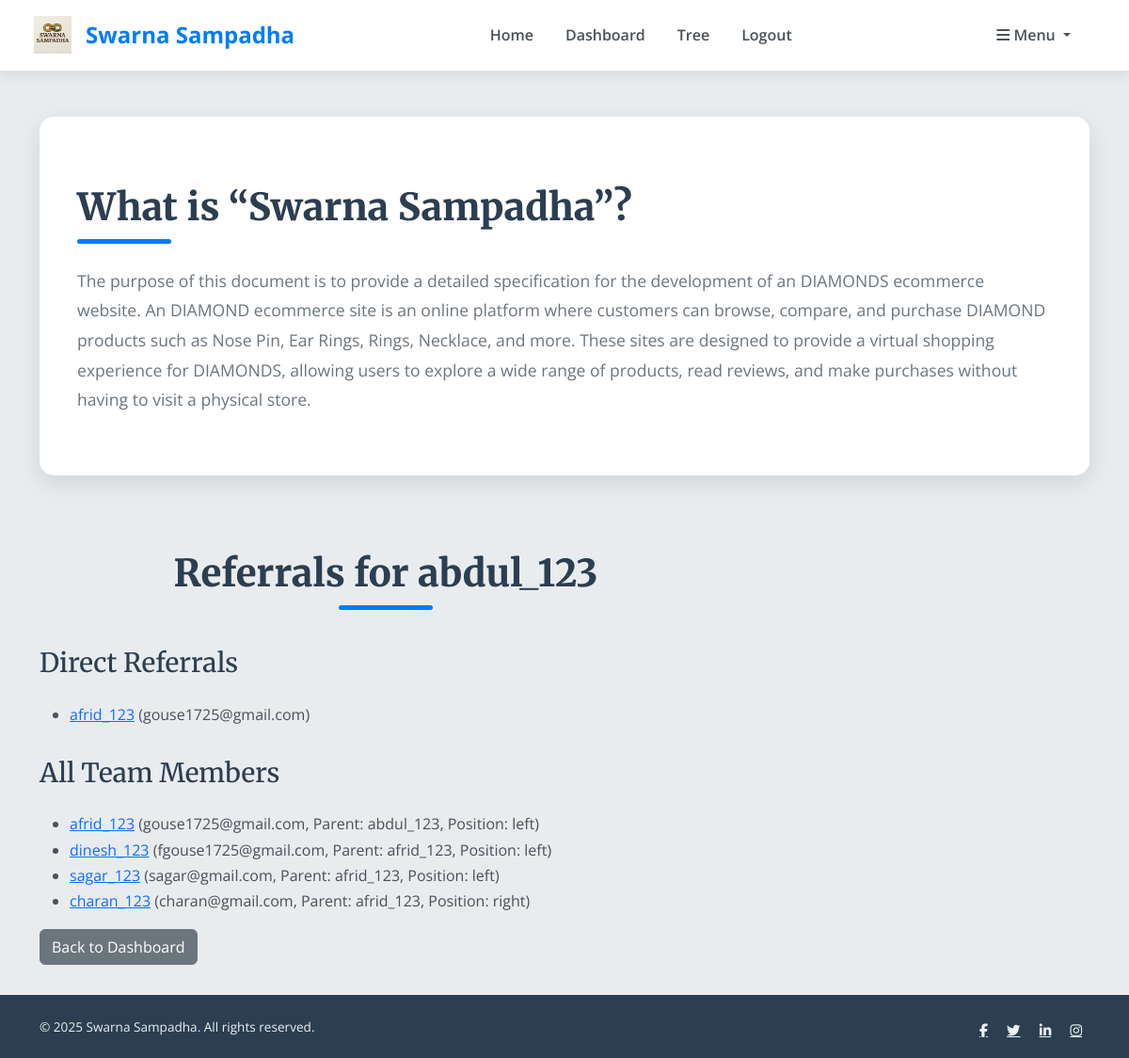
Screenshot of /user/abdul_123/ (signed in) with the database file from the repository.
### core/models.py (models this page shows, shortened)
class CustomUser(AbstractUser):
    mobile_no = models.CharField(max_length=15, unique=True)
    gift_code = models.CharField(max_length=50, unique=True)
    parent = models.ForeignKey('self', null=True, blank=True, on_delete=models.SET_NULL, related_name='children')
    introducer = models.ForeignKey('self', null=True, blank=True, on_delete=models.SET_NULL, related_name='introduced')
    position = models.CharField(max_length=10, choices=[('left', 'Left'), ('right', 'Right')], blank=True)

### core/views.py (the view)
# urls.py: path('user/<str:username>/', views.user_referrals, name='user_referrals'),
@login_required
def user_referrals(request, username):
    user = get_object_or_404(CustomUser, username=username)
    def get_team(current_user, team=None):
        if team is None:
            team = []
        children = CustomUser.objects.filter(parent=current_user)
        for child in children:
            team.append(child)
            get_team(child, team)
        return team
    if user != request.user and user not in get_team(request.user):
        messages.error(request, "You don't have permission to view this user's referrals.")
        return redirect('dashboard')
    direct_referrals = CustomUser.objects.filter(introducer=user)
    team_members = get_team(user)
    return render(request, 'user_referrals.html', {
        'selected_user': user,
        'direct_referrals': direct_referrals,
        'team_members': team_members,
    })

### core/templates/user_referrals.html (shortened to what this page needs)
{% extends 'base.html' %}
{% block content %}
    <section class="category-section">
        <h2 class="category-title">Referrals for {{ selected_user.username }}</h2>
        <h3>Direct Referrals</h3>
        {% if direct_referrals %}
            <ul>
                {% for referral in direct_referrals %}
                    <li>
                        <a href="{% url 'user_referrals' referral.username %}">{{ referral.username }}</a>
                        ({{ referral.email }})
                    </li>
                {% endfor %}
            </ul>
        {% else %}
            <p>No direct referrals yet.</p>
        {% endif %}
        <h3>All Team Members</h3>
        {% if team_members %}
            <ul>
                {% for member in team_members %}
                    <li>
                        <a href="{% url 'user_referrals' member.username %}">{{ member.username }}</a>
                        ({{ member.email }}, Parent: {{ member.parent.username|default:"None" }}, Position: {{ member.position|default:"None" }})
                    </li>
                {% endfor %}
            </ul>
        {% else %}
            <p>No team members yet.</p>
        {% endif %}
        <a href="{% url 'dashboard' %}" class="btn btn-secondary">Back to Dashboard</a>
    </section>
{% endblock %}

### core/templates/base.html (style rules this page uses)
body { font-family: 'Open Sans', sans-serif; line-height: 1.7; color: #495057; background-color: #e9ecef; position: relative; overflow-x: hidden; margin: 0; padding: 0; }
h1, h2, h3, h4, h5, h6 { font-family: 'Merriweather', serif; color: #2c3e50; margin-bottom: 1.5rem; margin-top: 2rem; }
.category-section .category-title { font-size: 2.5rem; font-weight: 800; margin-bottom: 2.5rem; text-align: center; position: relative; padding-bottom: 15px; animation: fadeIn 1s ease-out; color: #2c3e50; }
.category-section .category-title::after { content: ''; position: absolute; bottom: 0; left: 50%; transform: translateX(-50%); width: 100px; height: 5px; background-color: #007bff; border-radius: 3px; }

### rows the page displays
CustomUser: username "abdul_123"
CustomUser: username "afrid_123", email "gouse1725@gmail.com", parent.username "abdul_123", position "left"
CustomUser: username "dinesh_123", email "fgouse1725@gmail.com", parent.username "afrid_123", position "left"
CustomUser: username "sagar_123", email "sagar@gmail.com", parent.username "afrid_123", position "left"
CustomUser: username "charan_123", email "charan@gmail.com", parent.username "afrid_123", position "right"
